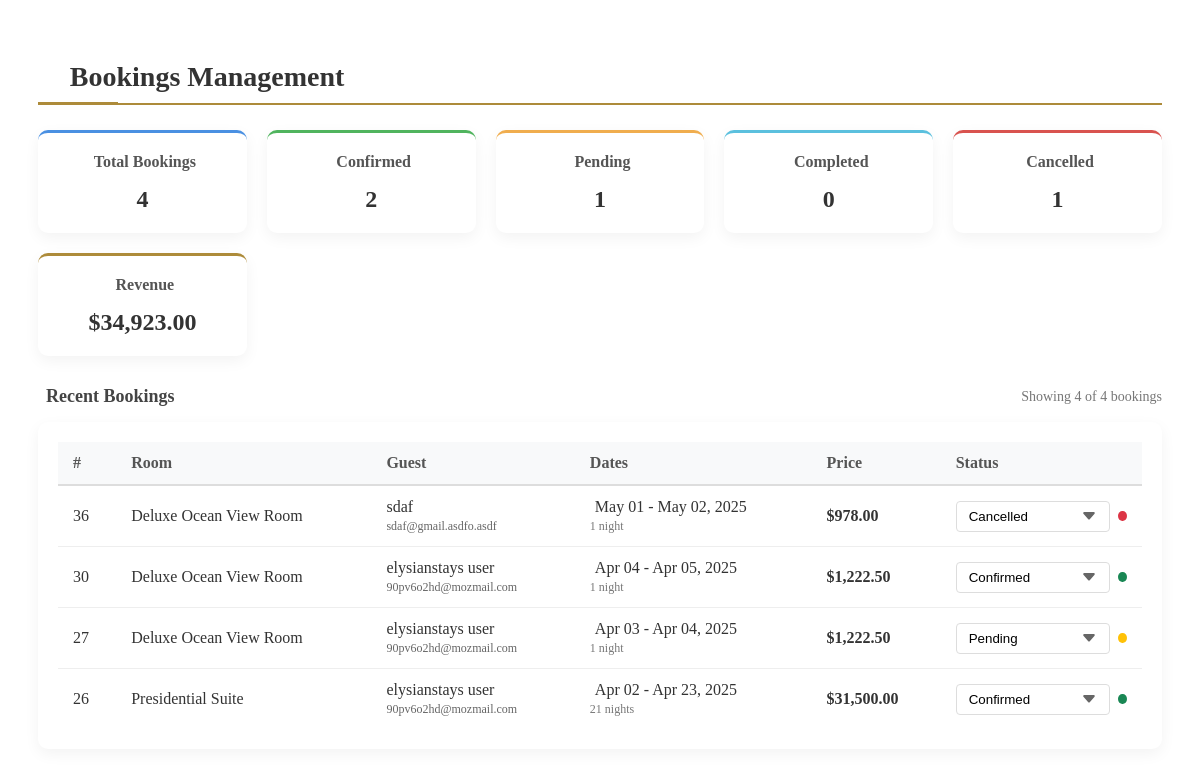
The app's page /hotel/sections/bookings.php (signed in) with its own data.
### tables this page shows
CREATE TABLE `bookings` (
  `id` int NOT NULL,
  `hotel_id` int NOT NULL,
  `room_id` int NOT NULL,
  `guest_name` varchar(100) NOT NULL,
  `guest_email` varchar(100) NOT NULL,
  `guest_phone` varchar(20) NOT NULL,
  `check_in_date` date NOT NULL,
  `check_out_date` date NOT NULL,
  `total_price` decimal(10,2) NOT NULL,
  `status` enum('pending','confirmed','cancelled','completed') NOT NULL DEFAULT 'pending',
  `created_at` timestamp NULL DEFAULT CURRENT_TIMESTAMP
);

CREATE TABLE `rooms` (
  `id` int NOT NULL,
  `hotel_id` int NOT NULL,
  `name` varchar(255) NOT NULL,
  `description` text NOT NULL,
  `image` varchar(255) NOT NULL,
  `price` decimal(10,2) NOT NULL,
  `capacity` int NOT NULL DEFAULT '2',
  `status` enum('available','booked') NOT NULL DEFAULT 'available'
);

### hotel/sections/bookings.php (the view, shortened to what this page needs)
<?php
require_once '../config/database.php';
$stmt = $conn->prepare("SELECT id FROM hotels WHERE user_id = ?");
$stmt->execute([$_SESSION['user_id']]);
$result = $stmt->fetch(PDO::FETCH_ASSOC);
$hotel_id = $result['id'];
$stmt = $conn->prepare("SELECT COUNT(*) FROM bookings WHERE hotel_id = ?");
$stmt->execute([$hotel_id]);
$total_bookings = $stmt->fetchColumn();
$bookings_per_page = 10;
$current_page = isset($_GET['page']) ? max(1, intval($_GET['page'])) : 1;
$offset = ($current_page - 1) * $bookings_per_page;
$sql = "
    SELECT b.*, r.name as room_name
    FROM bookings b
    LEFT JOIN rooms r ON b.room_id = r.id
    WHERE b.hotel_id = :hotel_id
    ORDER BY b.id DESC
    LIMIT $bookings_per_page OFFSET $offset
";
$stmt = $conn->prepare($sql);
$stmt->execute(['hotel_id' => $hotel_id]);
$bookings = $stmt->fetchAll(PDO::FETCH_ASSOC);
$stmt = $conn->prepare("
    SELECT
        COUNT(*) as total_bookings,
        SUM(CASE WHEN status = 'confirmed' THEN 1 ELSE 0 END) as confirmed_bookings,
        SUM(CASE WHEN status = 'pending' THEN 1 ELSE 0 END) as pending_bookings,
        SUM(CASE WHEN status = 'cancelled' THEN 1 ELSE 0 END) as cancelled_bookings,
        SUM(CASE WHEN status = 'completed' THEN 1 ELSE 0 END) as completed_bookings,
        SUM(total_price) as total_revenue
    FROM bookings
    WHERE hotel_id = ?
");
$stmt->execute([$hotel_id]);
$stats = $stmt->fetch(PDO::FETCH_ASSOC);
?>
<div class="content-section bookings-dashboard">
    <h2>Bookings Management</h2>
    <div class="stats-container">
        <div class="stat-card">
            <h3><i class="fas fa-calendar-check"></i> Total Bookings</h3>
            <p class="stat-value"><?php echo number_format($stats['total_bookings'] ?? 0); ?></p>
        </div>
        <div class="stat-card">
            <h3><i class="fas fa-check-circle"></i> Confirmed</h3>
            <p class="stat-value"><?php echo number_format($stats['confirmed_bookings'] ?? 0); ?></p>
        </div>
        <div class="stat-card">
            <h3><i class="fas fa-clock"></i> Pending</h3>
            <p class="stat-value"><?php echo number_format($stats['pending_bookings'] ?? 0); ?></p>
        </div>
        <div class="stat-card">
            <h3><i class="fas fa-clipboard-check"></i> Completed</h3>
            <p class="stat-value"><?php echo number_format($stats['completed_bookings'] ?? 0); ?></p>
        </div>
        <div class="stat-card">
            <h3><i class="fas fa-ban"></i> Cancelled</h3>
            <p class="stat-value"><?php echo number_format($stats['cancelled_bookings'] ?? 0); ?></p>
        </div>
        <div class="stat-card">
            <h3><i class="fas fa-dollar-sign"></i> Revenue</h3>
            <p class="stat-value">$<?php echo number_format($stats['total_revenue'] ?? 0, 2); ?></p>
        </div>
    </div>
    <div class="table-header">
        <h3><i class="fas fa-list"></i> Recent Bookings</h3>
        <div class="table-info">Showing <?php echo count($bookings); ?> of <?php echo $total_bookings; ?> bookings</div>
    </div>
    <div class="table-responsive">
        <?php if (empty($bookings)): ?>
            <div class="no-data">
                <i class="far fa-calendar-times"></i>
                <p>No bookings found for your hotel</p>
                <span>Bookings will appear here when guests reserve rooms at your property</span>
            </div>
        <?php else: ?>
            <table class="table">
                <thead>
                    <tr>
                        <th>#</th>
                        <th>Room</th>
                        <th>Guest</th>
                        <th>Dates</th>
                        <th>Price</th>
                        <th>Status</th>
                    </tr>
                </thead>
                <tbody>
                    <?php foreach ($bookings as $booking):
                        $check_in = new DateTime($booking['check_in_date']);
                        $check_out = new DateTime($booking['check_out_date']);
                        $nights = $check_in->diff($check_out)->days;
                    ?>
                        <tr>
                            <td><?php echo $booking['id']; ?></td>
                            <td>
                                <div class="room-name"><?php echo htmlspecialchars($booking['room_name']); ?></div>
                            </td>
                            <td>
                                <div class="guest-info">
                                    <span class="guest-name"><?php echo htmlspecialchars($booking['guest_name']); ?></span>
                                    <?php if (!empty($booking['guest_email'])): ?>
                                        <span class="guest-email"><?php echo htmlspecialchars($booking['guest_email']); ?></span>
                                    <?php endif; ?>
                                </div>
                            </td>
                            <td>
                                <div class="booking-dates">
                                    <div class="date-range">
                                        <?php echo date('M d', strtotime($booking['check_in_date'])); ?> -
                                        <?php echo date('M d, Y', strtotime($booking['check_out_date'])); ?>
                                    </div>
                                    <div class="nights-count"><?php echo $nights; ?> night<?php echo $nights > 1 ? 's' : ''; ?></div>
                                </div>
                            </td>
                            <td>
                                <div class="price">$<?php echo number_format($booking['total_price'], 2); ?></div>
                            </td>
                            <td>
                                <div class="status-wrapper">
                                    <select onchange="updateBookingStatus(<?php echo $booking['id']; ?>, this.value)" class="status-select">
                                        <option value="pending" <?php echo $booking['status'] === 'pending' ? 'selected' : ''; ?>>Pending</option>
                                        <option value="confirmed" <?php echo $booking['status'] === 'confirmed' ? 'selected' : ''; ?>>Confirmed</option>
                                        <option value="cancelled" <?php echo $booking['status'] === 'cancelled' ? 'selected' : ''; ?>>Cancelled</option>
                                    </select>
                                    <span class="status-indicator <?php echo $booking['status']; ?>"></span>
                                </div>
                            </td>
                        </tr>
                    <?php endforeach; ?>
                </tbody>
            </table>
        <?php endif; ?>
    </div>
</div>

### hotel/sections/bookings.php (style rules this page uses)
.content-section { padding: 30px; max-width: 1200px; margin: 0 auto; }
.bookings-dashboard { margin-bottom: 40px; }
.content-section h2 { font-size: 28px; margin-bottom: 25px; color: #333; border-bottom: 2px solid #ad8b3a; padding-bottom: 10px; position: relative; display: flex; align-items: center; }
.content-section h2:after { content: ''; position: absolute; width: 80px; height: 3px; background-color: #ad8b3a; bottom: -2px; left: 0; }
.content-section h2:before { content: '\f073'; font-family: 'Font Awesome 5 Free'; font-weight: 900; margin-right: 10px; color: #ad8b3a; }
.stats-container { display: grid; grid-template-columns: repeat(auto-fill, minmax(180px, 1fr)); gap: 20px; margin-bottom: 30px; }
.stat-card { background-color: white; border-radius: 10px; box-shadow: 0 5px 15px rgba(0,0,0,0.05); padding: 20px; text-align: center; transition: transform 0.3s ease, box-shadow 0.3s ease; position: relative; overflow: hidden; }
.stat-card:nth-child(1) { border-top: 3px solid #4a90e2; }
.stat-card:nth-child(2) { border-top: 3px solid #50b45e; }
.stat-card:nth-child(3) { border-top: 3px solid #f0ad4e; }
.stat-card:nth-child(4) { border-top: 3px solid #5bc0de; }
.stat-card:nth-child(5) { border-top: 3px solid #d9534f; }
.stat-card:nth-child(6) { border-top: 3px solid #ad8b3a; }
.stat-card h3 { font-size: 16px; color: #555; margin-top: 0; margin-bottom: 15px; }
.stat-value { font-size: 24px; font-weight: bold; color: #333; margin: 0; }
.table-header { display: flex; justify-content: space-between; align-items: center; margin-bottom: 15px; }
.table-header h3 { font-size: 18px; margin: 0; color: #444; display: flex; align-items: center; }
.table-info { font-size: 14px; color: #777; }
.table-responsive { background-color: white; border-radius: 10px; box-shadow: 0 5px 15px rgba(0,0,0,0.05); padding: 20px; margin-bottom: 30px; overflow-x: auto; }
.table { width: 100%; border-collapse: collapse; }
.table th { background-color: #f8f9fa; color: #555; padding: 12px 15px; text-align: left; font-weight: 600; border-bottom: 2px solid #ddd; }
.table td { padding: 12px 15px; border-bottom: 1px solid #eee; color: #333; vertical-align: middle; }
.table tbody tr:last-child td { border-bottom: none; }
.room-name { font-weight: 500; color: #333; }
.guest-info { display: flex; flex-direction: column; }
.guest-name { font-weight: 500; color: #333; margin-bottom: 3px; }
.guest-email { font-size: 12px; color: #666; }
.booking-dates { display: flex; flex-direction: column; }
.date-range { margin-bottom: 3px; }
.nights-count { font-size: 12px; color: #777; }
.price { font-weight: 600; color: #333; }
.status-select { padding: 7px 12px; border-radius: 4px; border: 1px solid #ddd; background-color: white; cursor: pointer; width: 100%; appearance: none; background-repeat: no-repeat; background-position: right 12px center; padding-right: 32px; transition: all 0.3s ease; }
.status-wrapper { position: relative; display: flex; align-items: center; }
.status-indicator { display: inline-block; width: 10px; height: 10px; border-radius: 50%; margin-left: 8px; }
.status-indicator.pending { background-color: #ffc107; }
.status-indicator.confirmed { background-color: #198754; }
.status-indicator.cancelled { background-color: #dc3545; }

### records on screen
bookings: id "36", room.name "Deluxe Ocean View Room", guest_name "sdaf", guest_email "sdaf@gmail.asdfo.asdf", check_in_date "May 01", check_out_date "May 02, 2025", nights "1", total_price "978.00", status+id "Cancelled"
bookings: id "30", room.name "Deluxe Ocean View Room", guest_name "elysianstays user", guest_email "90pv6o2hd@mozmail.com", check_in_date "Apr 04", check_out_date "Apr 05, 2025", nights "1", total_price "1,222.50", status+id "Confirmed"
bookings: id "27", room.name "Deluxe Ocean View Room", guest_name "elysianstays user", guest_email "90pv6o2hd@mozmail.com", check_in_date "Apr 03", check_out_date "Apr 04, 2025", nights "1", total_price "1,222.50", status+id "Pending"
bookings: id "26", room.name "Presidential Suite", guest_name "elysianstays user", guest_email "90pv6o2hd@mozmail.com", check_in_date "Apr 02", check_out_date "Apr 23, 2025", nights "21", total_price "31,500.00", status+id "Confirmed"

### other values on screen
$stats['total_bookings'] "4"
$stats['confirmed_bookings'] "2"
$stats['pending_bookings'] "1"
$stats['completed_bookings'] "0"
$stats['cancelled_bookings'] "1"
$stats['total_revenue'] "34,923.00"
count($bookings) "4"
$total_bookings "4"
